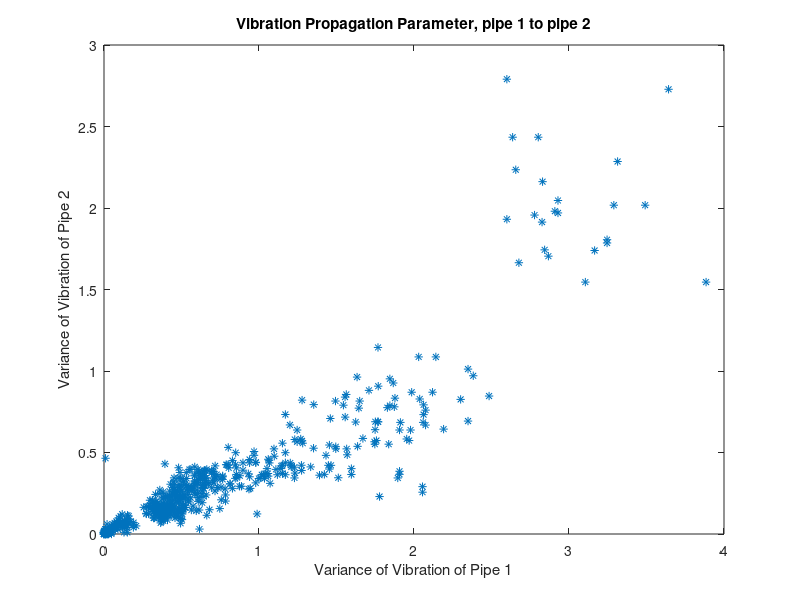
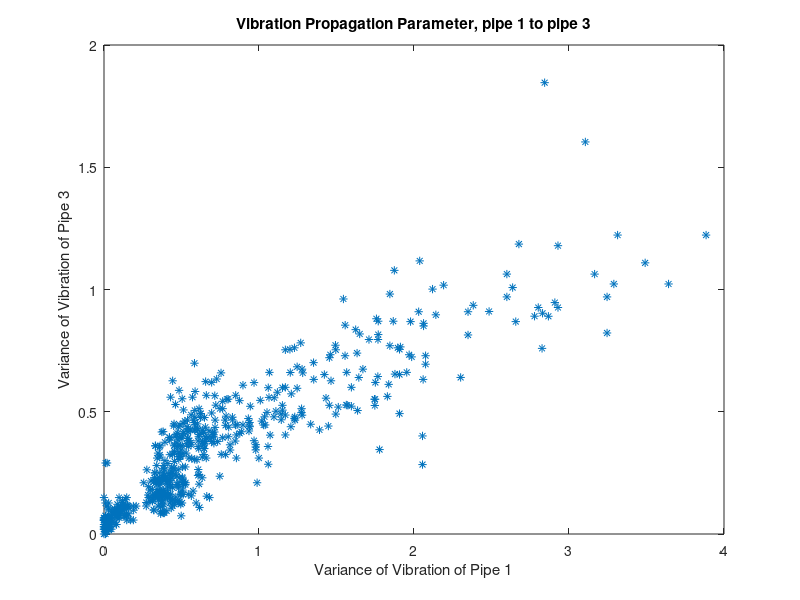
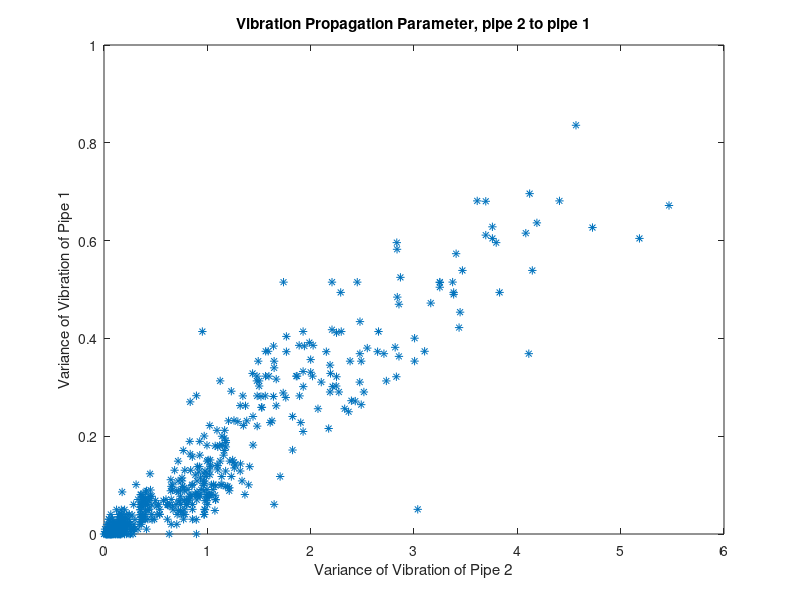
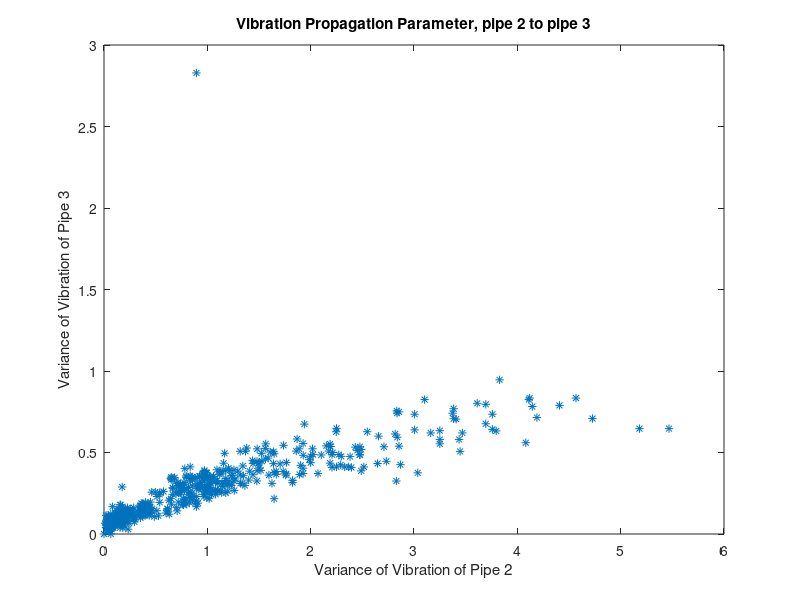

Here is the MATLAB script that generated these plots, in order: (Note: this script raises an error after producing the figures.)
clear all
close all
load data_copper_on.txt
load data_pvc_on.txt

plot(data_copper_on(:,2),data_copper_on(:,3),'*')
title('Vibration Propagation Parameter, pipe 1 to pipe 2')
xlabel('Variance of Vibration of Pipe 1')
ylabel('Variance of Vibration of Pipe 2')
figure
plot(data_copper_on(:,2),data_copper_on(:,4),'*')
title('Vibration Propagation Parameter, pipe 1 to pipe 3')
xlabel('Variance of Vibration of Pipe 1')
ylabel('Variance of Vibration of Pipe 3')
figure
plot(data_pvc_on(:,3),data_pvc_on(:,2),'*')
title('Vibration Propagation Parameter, pipe 2 to pipe 1')
xlabel('Variance of Vibration of Pipe 2')
ylabel('Variance of Vibration of Pipe 1')

figure
plot(data_pvc_on(:,3),data_pvc_on(:,4),'*')
title('Vibration Propagation Parameter, pipe 2 to pipe 3')
xlabel('Variance of Vibration of Pipe 2')
ylabel('Variance of Vibration of Pipe 3')

load data_gp.txt
load data_lp4.txt

data_gp = data_lp4;%(500:3887,:);
P12 = 0.52;
%P12 = 0.15;
P21 = 0.15;
P = [1 P21 ; P12 1];

length = size(data_gp,1);

V = zeros(2,length);
V1out = zeros(4, length);
V2out = zeros(4, length);
for i=1:length
    V(:,i) = abs(P\[data_gp(i,2);data_gp(i,3)]);
end

for i=1:length
    %V1out(:,i) = [(abs(V(1,i)))^(1/3);(abs(V(1,i)))^(1/2);abs(V(1,i));1];
    %V2out(:,i) = [(abs(V(2,i)))^(1/3);(abs(V(2,i)))^(1/2);abs(V(2,i));1];
    V1out(:,i) = [((V(1,i)))^(1/3);((V(1,i)))^(1/2);(V(1,i));1];
    V2out(:,i) = [((V(2,i)))^(1/3);((V(2,i)))^(1/2);(V(2,i));1];

end


% f = [zeros(1,4) zeros(1,4) ones(1,length)]';
% 
Vout = [V1out ; V2out];
% A= [ Vout' -eye(length);
%      -Vout' -eye(length)];
% b= [data_gp(:,1);-data_gp(:,1)];
% 
% X=linprog(f,A,b);
    


% cvx_begin
%     variables x(8);
%     Vtemp = Vout'*x;
% %     windowSize = 5;
% %     tempgp = filter(ones(1,windowSize)/windowSize,1,data_gp(:,1))/5;
% %     tempVout =  filter(ones(1,windowSize)/windowSize,1,Vout)/5;
%     
%     for i = 1:length
%        temp(i) = sum(data_gp(1:i,1))-sum(Vtemp(1:i));
%     end
%     minimize(norm(temp,Inf))
% %     minimize(norm(tempgp-tempVout'*x,Inf))
%     %x >= 0
% cvx_end
%  


cvx_begin
    variables x(8);
    Vtemp = Vout'*x;
    minimize(norm(data_gp(:,1)-Vtemp,Inf))
    x >= 0
cvx_end

X=x

scale = 0:0.1:9;


for i=1:length
    F1(i) = X(1)*(abs(V(1,i)))^(1/3)+X(2)*(abs(V(1,i)))^(1/2)+X(3)*(abs(V(1,i)))+X(4);
    F2(i) = X(1)*(abs(V(2,i)))^(1/3)+X(2)*(abs(V(2,i)))^(1/2)+X(3)*(abs(V(2,i)))+X(4);
end

plot(data_gp(:,1),F1, '*')
hold on
plot(data_gp(:,1),F2, 'r*')
figure
plot(data_gp(:,1),F2+F1, 'r*')
hold on
plot(data_gp(:,1),data_gp(:,1))

figure
plot((1:length)*0.5, data_gp(:,1))
hold on
plot((1:length)*0.5, F2+F1, 'r*')

for i=1:length
    F1sum(i) = sum(F1(1:i));
    F2sum(i) = sum(F2(1:i));
    data_gp_sum(i) = sum(data_gp(1:i,1));
end

figure
plot((1:length)*0.5, data_gp_sum(:))
hold on
plot((1:length)*0.5, F2sum+F1sum, 'r.')
plot((1:length)*0.5, F1sum, 'y.')
plot((1:length)*0.5, F2sum, 'm.')

figure 
plot((1:length)*0.5, F1, 'y.')
hold on
plot((1:length)*0.5, F2, 'm.')
plot((1:length)*0.5, F2+F1, 'r.')
plot((1:length)*0.5, data_gp(:,1), '.')


windowSize = 30;
F1filtered = filter(ones(1,windowSize)/windowSize,1,F1);
F2filtered = filter(ones(1,windowSize)/windowSize,1,F2);
data_gp_filtered = filter(ones(1,windowSize)/windowSize,1,data_gp);

figure 
plot((1:length)*0.5, F1filtered, 'y')
hold on
plot((1:length)*0.5, F2filtered, 'm')
plot((1:length)*0.5, (F2filtered+F1filtered), 'r')
plot((1:length)*0.5, data_gp_filtered(:,1))

% normalized

for i = 1:length
    F1normalized(i) = F1filtered(i)/(F1filtered(i)+F2filtered(i))*data_gp(i,1);
    F2normalized(i) = F2filtered(i)/(F1filtered(i)+F2filtered(i))*data_gp(i,1);
end
figure
subplot(2,1,1)
plot((1:length)*0.5, (F2normalized+F1normalized))
hold on
plot((1:length)*0.5, F1normalized, 'r')
plot((1:length)*0.5, F2normalized, 'm')
title('Water Flow Rate Estimate of Pipe1 and Pipe2')
legend('Sum', 'Pipe1', 'Pipe2')
xlabel('time')
ylabel('flow rate')
subplot(2,1,2)
plot((1:length)*0.5, data_gp(:,1))
title('True Water Flow Rate Estimate in the main pipe')
xlabel('time')
ylabel('flow rate')

for i=1:length
    F1normalizedsum(i) = sum(F1normalized(1:i));
    F2normalizedsum(i) = sum(F2normalized(1:i));
    data_gp_sum(i) = sum(data_gp(1:i,1));
end

figure
subplot(2,1,2)
plot((1:length)*0.5, data_gp_sum(:))
title('Accumulated Water Usage in the main pipe')
xlabel('time')
ylabel('water volumn')
subplot(2,1,1)
plot((1:length)*0.5, F2normalizedsum+F1normalizedsum)
hold on
plot((1:length)*0.5, F1normalizedsum, 'r')
plot((1:length)*0.5, F2normalizedsum, 'm')
title('Accumulated Water Usage Estimate of Pipe1 and Pipe2')
legend('Sum', 'Pipe1', 'Pipe2')
xlabel('time')
ylabel('water volumn')
